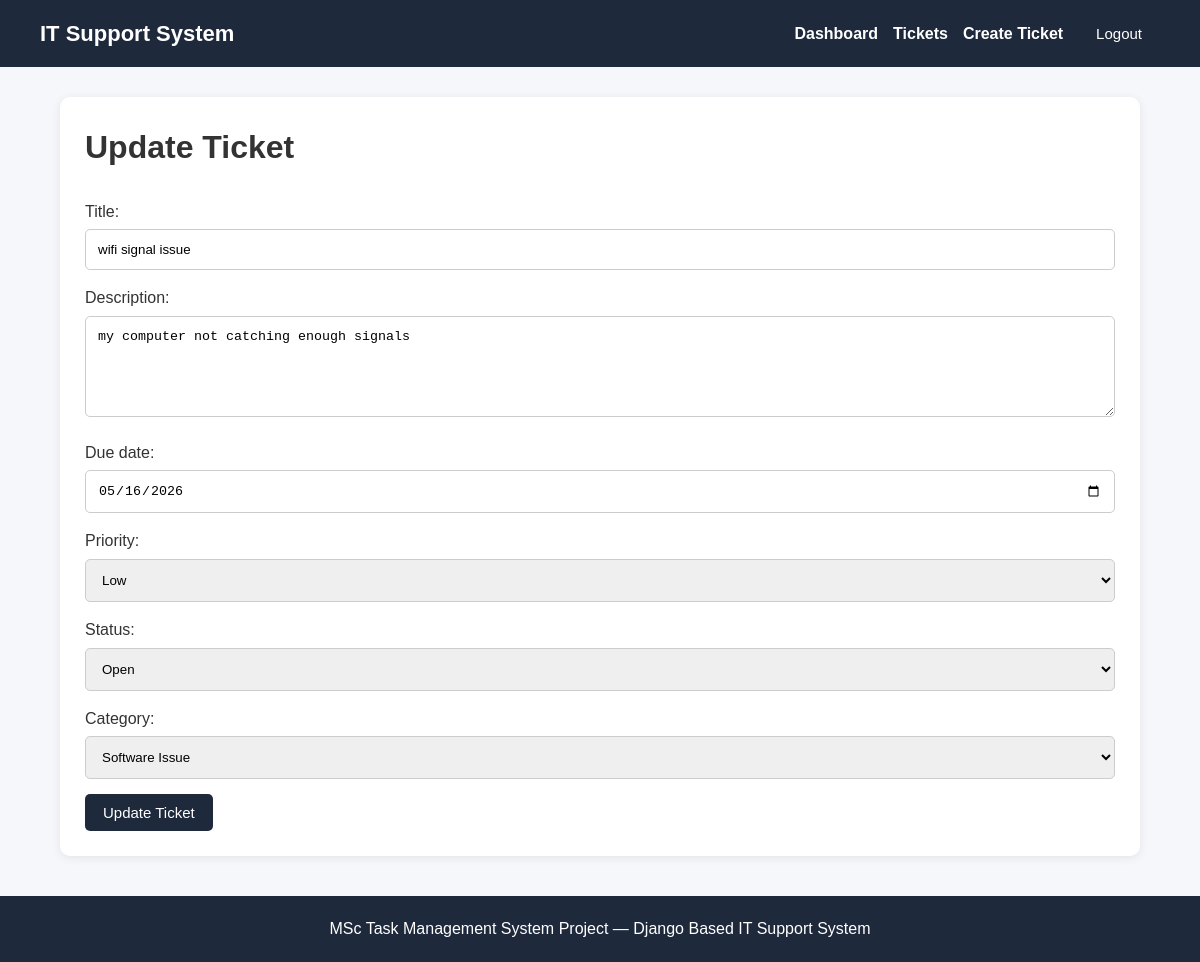
Page /tickets/update/2/ (signed in) on the committed database.
### ITSystem/models.py (models this page shows, shortened)
class Ticket(models.Model):
    PRIORITY_CHOICES = [
        ('Low', 'Low'),
        ('Medium', 'Medium'),
        ('High', 'High'),
    ]
    STATUS_CHOICES = [
        ('Open', 'Open'),
        ('In Progress', 'In Progress'),
        ('Resolved', 'Resolved'),
    ]
    title = models.CharField(max_length=200)
    description = models.TextField()
    due_date = models.DateField()
    priority = models.CharField(
        max_length=20,
        choices=PRIORITY_CHOICES
    )
    status = models.CharField(
        max_length=20,
        choices=STATUS_CHOICES,
        default='Open'
    )
    category = models.ForeignKey(
        Category,
        on_delete=models.CASCADE
    )
    created_by = models.ForeignKey(
        User,
        on_delete=models.CASCADE
    )
    created_at = models.DateTimeField(auto_now_add=True)

### ITSystem/views.py (the view)
# urls.py: path('tickets/update/<int:id>/', views.update_ticket, name='update_ticket'),
@login_required
def update_ticket(request, id):
    ticket = get_object_or_404(Ticket, id=id)
    if request.user != ticket.created_by and not request.user.is_superuser:
        messages.error(
            request,
            "Access denied. You cannot edit another user's ticket."
        )
        return redirect('ticket_list')
    if request.method == 'POST':
        form = TicketForm(request.POST, instance=ticket)
        if form.is_valid():
            form.save()
            messages.success(request, 'Ticket updated successfully.')
            return redirect('ticket_list')
    else:
        form = TicketForm(instance=ticket)
    return render(request, 'tasks/update_ticket.html', {
        'form': form
    })

### ITSystem/forms.py
class TicketForm(forms.ModelForm):
    class Meta:
        model = Ticket
        fields = [
            'title',
            'description',
            'due_date',
            'priority',
            'status',
            'category',
        ]
        widgets = {
            'due_date': forms.DateInput(attrs={
                'type': 'date'
            }),
            'description': forms.Textarea(attrs={
                'rows': 5
            }),
        }

### ITSystem/models.py (called while the page is built)
    def __str__(self):
        return self.name

### ITSystem/templates/tasks/update_ticket.html (shortened to what this page needs)
{% extends 'base.html' %}
{% block content %}
<div class="card">
    <h1>Update Ticket</h1>
    <br>
    <form method="POST">
        {{ form.as_p }}
        <button type="submit">Update Ticket</button>
    </form>
</div>
{% endblock %}

### ITSystem/static/css/style.css (style rules this page uses)
* { margin:0; padding:0; box-sizing:border-box; }
body { font-family:Arial, sans-serif; background:#f5f7fa; color:#333; line-height:1.6; }
.card { background:white; padding:25px; margin-bottom:20px; border-radius:10px; box-shadow:0 2px 10px rgba(0,0,0,0.08); transition:0.3s; }
button { background:#1e293b; color:white; border:none; padding:10px 18px; border-radius:5px; cursor:pointer; font-size:15px; }
input, textarea, select { width:100%; padding:12px; margin-top:5px; margin-bottom:15px; border:1px solid #ccc; border-radius:5px; }
textarea { resize:vertical; }

### rows in the picture
Ticket: title "wifi signal issue", description "my computer not catching enough signals", due_date "05/16/2026", priority "Low", status "Open", category "Software Issue"
